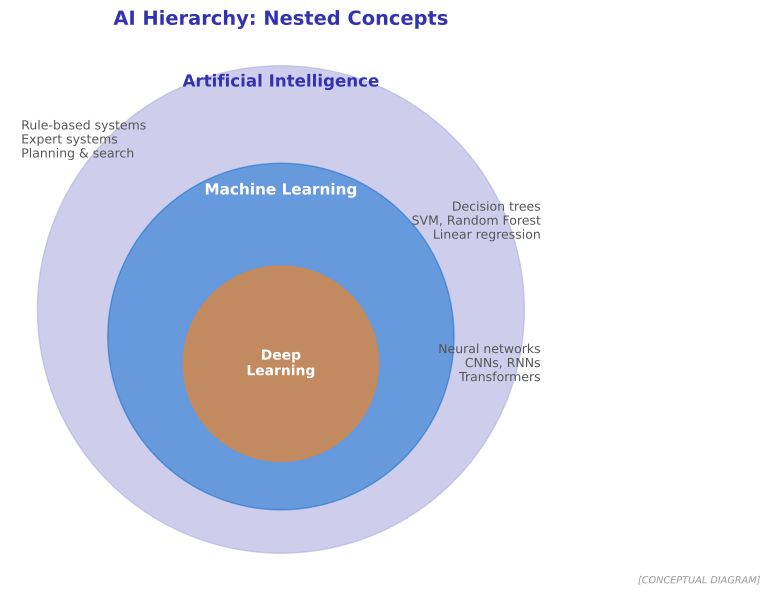

Reproduce this figure in Python.
"""
AI Hierarchy - Nested concepts visualization
Shows the relationship between AI, ML, and Deep Learning

Output: ai_hierarchy.pdf
Module: module_03_ai_ml
Lesson: 25 - Introduction to AI/ML in Finance
"""

from pathlib import Path
import matplotlib.pyplot as plt
import matplotlib.patches as mpatches
import numpy as np

plt.rcParams.update({
    'font.size': 10,
    'axes.labelsize': 10,
    'axes.titlesize': 11,
    'xtick.labelsize': 9,
    'ytick.labelsize': 9,
    'legend.fontsize': 9,
    'figure.figsize': (10, 6),
    'figure.dpi': 150
})

# Colors matching slide theme
MLPURPLE = '#3333B2'
MLBLUE = '#0066CC'
MLORANGE = '#FF7F0E'
MLLAVENDER = '#ADADE0'

def create_chart():
    fig, ax = plt.subplots(figsize=(10, 6))

    # Create nested circles
    circle_ai = plt.Circle((0.5, 0.5), 0.45, color=MLLAVENDER, alpha=0.6, label='Artificial Intelligence')
    circle_ml = plt.Circle((0.5, 0.45), 0.32, color=MLBLUE, alpha=0.5, label='Machine Learning')
    circle_dl = plt.Circle((0.5, 0.4), 0.18, color=MLORANGE, alpha=0.6, label='Deep Learning')

    ax.add_patch(circle_ai)
    ax.add_patch(circle_ml)
    ax.add_patch(circle_dl)

    # Add labels
    ax.text(0.5, 0.92, 'Artificial Intelligence', ha='center', va='center',
            fontsize=12, fontweight='bold', color=MLPURPLE)
    ax.text(0.5, 0.72, 'Machine Learning', ha='center', va='center',
            fontsize=11, fontweight='bold', color='white')
    ax.text(0.5, 0.4, 'Deep\nLearning', ha='center', va='center',
            fontsize=10, fontweight='bold', color='white')

    # Add descriptions on the sides
    ax.text(0.02, 0.85, 'Rule-based systems\nExpert systems\nPlanning & search',
            ha='left', va='top', fontsize=9, color='#555555')
    ax.text(0.98, 0.7, 'Decision trees\nSVM, Random Forest\nLinear regression',
            ha='right', va='top', fontsize=9, color='#555555')
    ax.text(0.98, 0.4, 'Neural networks\nCNNs, RNNs\nTransformers',
            ha='right', va='center', fontsize=9, color='#555555')

    ax.set_xlim(0, 1)
    ax.set_ylim(0, 1)
    ax.set_aspect('equal')
    ax.axis('off')

    ax.set_title('AI Hierarchy: Nested Concepts', fontsize=14, fontweight='bold',
                 color=MLPURPLE, pad=10)

    # Add synthetic data label
    fig.text(0.98, 0.02, '[CONCEPTUAL DIAGRAM]', fontsize=7, color='#999999',
             ha='right', style='italic')

    plt.tight_layout()

    output_path = Path(__file__).parent / 'ai_hierarchy.pdf'
    plt.savefig(output_path, format='pdf', dpi=300, bbox_inches='tight')
    plt.close()
    print(f"Chart saved to: {output_path}")
    return output_path

if __name__ == '__main__':
    create_chart()
